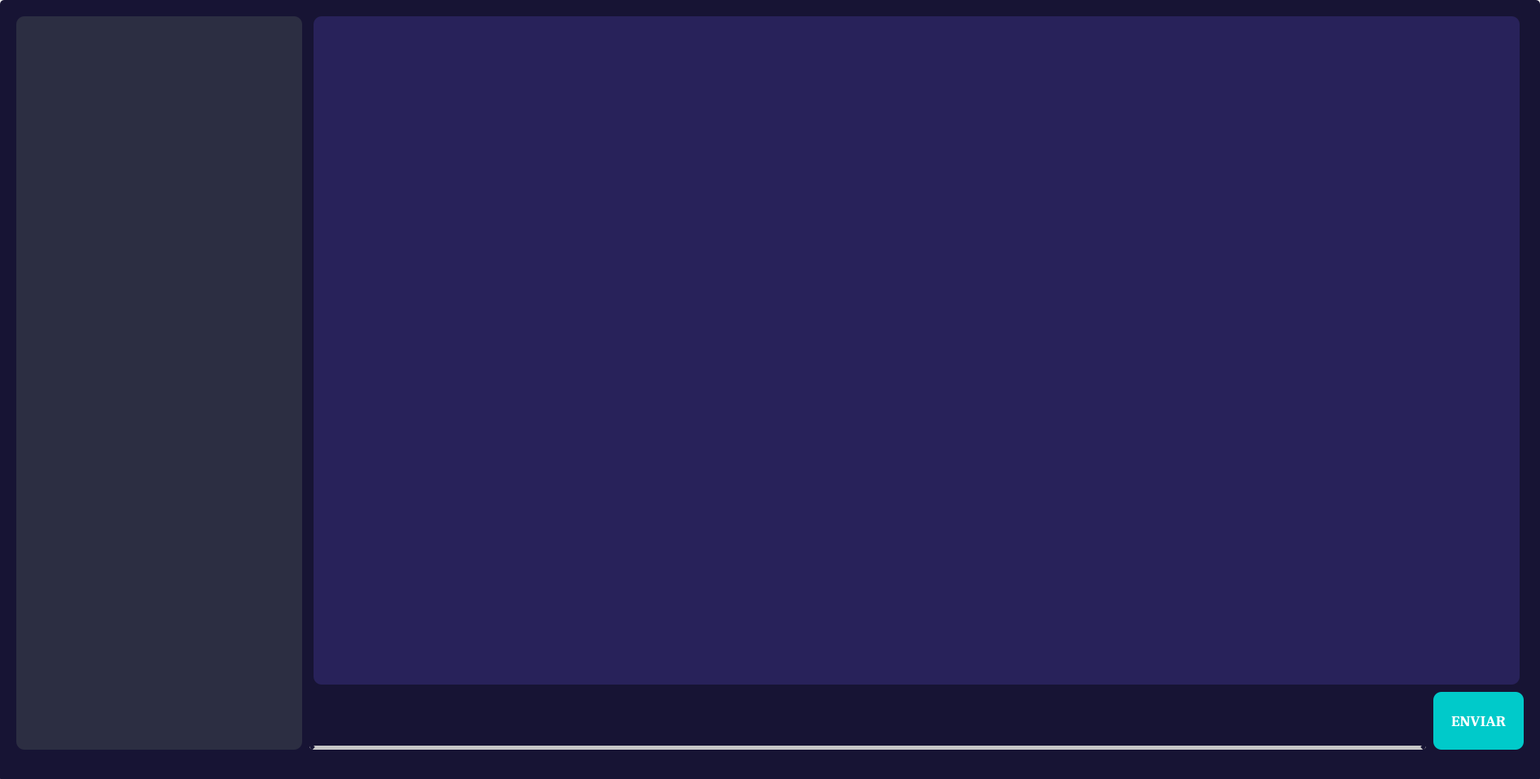
<?xml version="1.0" encoding="UTF-8"?>
<ui version="4.0">
 <class>Form</class>
 <widget class="QWidget" name="Form">
  <property name="geometry">
   <rect>
    <x>0</x>
    <y>0</y>
    <width>1891</width>
    <height>957</height>
   </rect>
  </property>
  <property name="windowTitle">
   <string>Login</string>
  </property>
  <property name="styleSheet">
   <string notr="true">
border-radius: 5px</string>
  </property>
  <widget class="QFrame" name="frame">
   <property name="geometry">
    <rect>
     <x>0</x>
     <y>0</y>
     <width>1891</width>
     <height>961</height>
    </rect>
   </property>
   <property name="styleSheet">
    <string notr="true">background-color: rgb(23, 20, 52);</string>
   </property>
   <property name="frameShape">
    <enum>QFrame::StyledPanel</enum>
   </property>
   <property name="frameShadow">
    <enum>QFrame::Raised</enum>
   </property>
   <widget class="QPushButton" name="pushButton">
    <property name="geometry">
     <rect>
      <x>1760</x>
      <y>850</y>
      <width>111</width>
      <height>71</height>
     </rect>
    </property>
    <property name="font">
     <font>
      <family>Cambria</family>
      <pointsize>14</pointsize>
      <weight>75</weight>
      <bold>true</bold>
     </font>
    </property>
    <property name="styleSheet">
     <string notr="true">background-color: rgb(0, 202, 202);
border-radius: 10px;
color: rgb(255, 255, 255);</string>
    </property>
    <property name="text">
     <string>ENVIAR</string>
    </property>
   </widget>
   <widget class="QLineEdit" name="lineEdit">
    <property name="geometry">
     <rect>
      <x>380</x>
      <y>840</y>
      <width>1371</width>
      <height>81</height>
     </rect>
    </property>
    <property name="font">
     <font>
      <family>Candara</family>
      <pointsize>14</pointsize>
     </font>
    </property>
    <property name="styleSheet">
     <string notr="true">color: rgb(255, 255, 255);
border:5px solid;
border-color: rgb(23, 20, 52);
border-bottom-color: rgb(199, 199, 199);</string>
    </property>
   </widget>
   <widget class="QWidget" name="widget" native="true">
    <property name="geometry">
     <rect>
      <x>20</x>
      <y>20</y>
      <width>351</width>
      <height>901</height>
     </rect>
    </property>
    <property name="sizePolicy">
     <sizepolicy hsizetype="Expanding" vsizetype="Preferred">
      <horstretch>0</horstretch>
      <verstretch>0</verstretch>
     </sizepolicy>
    </property>
    <property name="styleSheet">
     <string notr="true">background-color: rgba(64, 72, 81, 0.5);
border-radius: 10px;
color: rgb(255, 255, 255);</string>
    </property>
   </widget>
   <widget class="QTextBrowser" name="textBrowser">
    <property name="geometry">
     <rect>
      <x>385</x>
      <y>20</y>
      <width>1481</width>
      <height>821</height>
     </rect>
    </property>
    <property name="styleSheet">
     <string notr="true">background-color: rgba(64, 56, 147, 0.4);
border-radius: 10px;
color: rgb(255, 255, 255);
font: 75 14pt &quot;Candara&quot;;</string>
    </property>
   </widget>
  </widget>
 </widget>
 <resources/>
 <connections/>
</ui>
